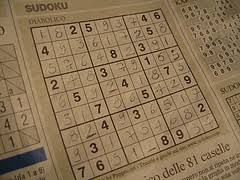
#> input picture Assignments/Unsupervised-Learning-Assignment/download.jfif, 240 x 180 px
$ jupyter execute 'Adaptive Thresholding.ipynb'
#> lines starting #> are read from the running program, lines starting #| are printed output that depends on the picture; after the words box and inside, x2 and y2 are one past the last pixel; in counts of white or black regions, pixels touching at a corner belong together
# Adaptive Thresholding

[cell 1]
# From scratch for 1D dataset

[cell 2]
dataset = [-1,27,31,2,59,3,61,34,0,12]
T0 = 3

[cell 3]
def adap_thres(dataset, ti, epsilon=0.01):
#> called with ti = 22.8, epsilon = 0.01
    if len(dataset)==0:
        return
    tf = 100000
    while abs(tf-ti)>epsilon:
        sl = []
        sh = []
        for i in dataset:
            if i > tf:
                sh.append(i)
            else:
                sl.append(i)
        if len(sl)==0:
            ul = 0
        else:
            ul = sum(sl)/len(sl)
        if len(sh)==0:
            uh = 0
        else:
            uh= sum(sh)/len(sh)
        ti = tf
        tf = (ul + uh)/2
        print(sh)
        print(sl)
        print(tf)
        print("*"*10)
    return tf

[cell 4]
adap_thres(dataset, 22.8)

[cell 5]
import cv2
import numpy as np
from matplotlib import pyplot as plt

[cell 6]
#! pip install opencv-python

# Test Image

[cell 7]
org_img = cv2.imread('download.jfif',0)
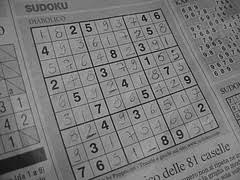
#> org_img: shape (180, 240); min 0, max 211, mean 120.6
print(type(org_img))
#| <class 'numpy.ndarray'>
plt.figure(figsize=(7,6))
plt.title("Original Image")
plt.imshow(org_img,'gray')

[cell 8]
org_img.shape
#> Out = (180, 240)

# Result after various thresholding schemes

[cell 9]
img = cv2.medianBlur(org_img,5) ## Remove noise using median Blur
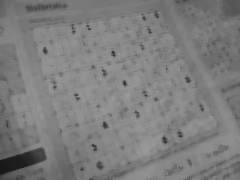
#> img: shape (180, 240); min 21, max 157, mean 125.2

## 2nd argument - threshold, 3rd Argument - Value assigned if pixel is greater than threshold
ret,th1 = cv2.threshold(img,127,255,cv2.THRESH_BINARY)
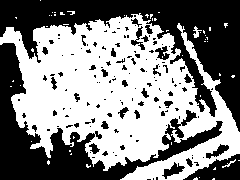
#> th1: shape (180, 240); 52.6% white; 143 black regions (115 under 20 px), largest, box (x1, y1, x2, y2) and area: (0, 0, 240, 132) 10280, (0, 43, 223, 180) 7339, (183, 154, 240, 180) 809

## threshold value is the mean of neighbourhood area
th2 = cv2.adaptiveThreshold(img,255,cv2.ADAPTIVE_THRESH_MEAN_C,cv2.THRESH_BINARY,9,2)
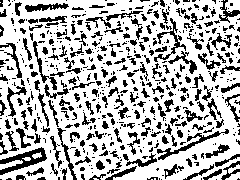
#> th2: shape (180, 240); 71.3% white; 580 black regions (383 under 20 px), largest, box (x1, y1, x2, y2) and area: (0, 147, 47, 175) 486, (157, 129, 229, 160) 349, (154, 18, 186, 62) 274

## threshold value is the weighted sum of neighbourhood values where weights are a gaussian window.
th3 = cv2.adaptiveThreshold(img,255,cv2.ADAPTIVE_THRESH_GAUSSIAN_C,cv2.THRESH_BINARY,9,2)
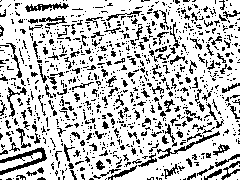
#> th3: shape (180, 240); 76.5% white; black in thin lines or dots

titles = ['After MedianFiltering','Global Thresholding (v = 127)',
            'Adaptive Mean Thresholding', 'Adaptive Gaussian Thresholding']

images = [img, th1, th2, th3]

plt.figure(figsize=(12,10))
for i in range(4):
    plt.subplot(2,2,i+1)
    plt.imshow(images[i],'gray')
    plt.title(titles[i])
    plt.xticks([]),plt.yticks([])

plt.tight_layout()
plt.show()

---
# Result after Otsu's thresholding

[cell 10]
ret2,th2 = cv2.threshold(img,0,255,cv2.THRESH_BINARY+cv2.THRESH_OTSU)
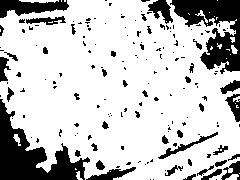
#> th2: shape (180, 240); 77.6% white; 167 black regions (124 under 20 px), largest, box (x1, y1, x2, y2) and area: (0, 99, 90, 180) 2912, (170, 0, 240, 74) 2546, (0, 0, 69, 18) 748
#> ret2 = 116

fig = plt.figure(figsize=(15,10))
plt.subplot(1,2,1)
plt.imshow(img,'gray')
plt.xticks([]),plt.yticks([])
plt.title("Image After Median Filtering")

plt.subplot(1,2,2)
plt.imshow(th2,'gray')
plt.xticks([]),plt.yticks([])
plt.title("Image after Otsu's Thresholding")
plt.show()

$ run again, with Assignments/Unsupervised-Learning-Assignment/fruits.jpg saved as Assignments/Unsupervised-Learning-Assignment/download.jfif
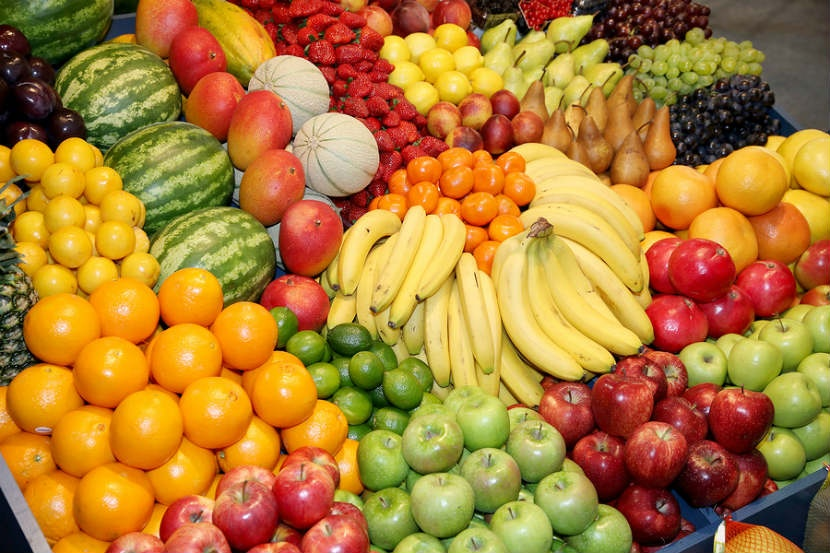
#> input picture Assignments/Unsupervised-Learning-Assignment/fruits.jpg, 830 x 553 px
#| <class 'numpy.ndarray'>
#> `ret,th1 = cv2.threshold(img,127,255,cv2.THRESH_BINARY)`:
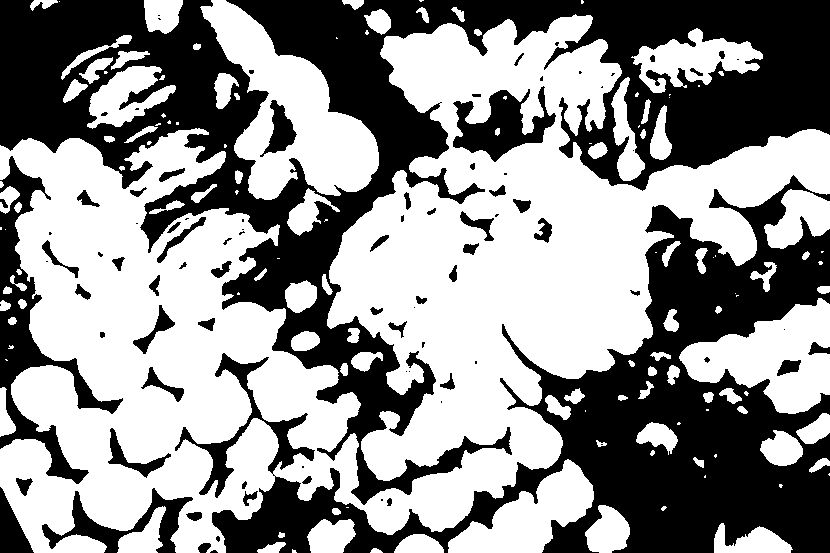
#> th1: shape (553, 830); 56.4% white; 91 black regions (35 under 20 px), largest, box (x1, y1, x2, y2) and area: (0, 0, 830, 505) 105890, (175, 175, 830, 553) 70857, (0, 156, 123, 484) 8365
#> th3: shape (553, 830); 72.6% white; 3565 black regions (3164 under 20 px), largest, box (x1, y1, x2, y2) and area: (0, 0, 572, 500) 34373, (212, 252, 526, 553) 13009, (452, 41, 830, 192) 9243
#> `ret2,th2 = cv2.threshold(img,0,255,cv2.THRESH_BINARY+cv2.THRESH_OTSU)`:
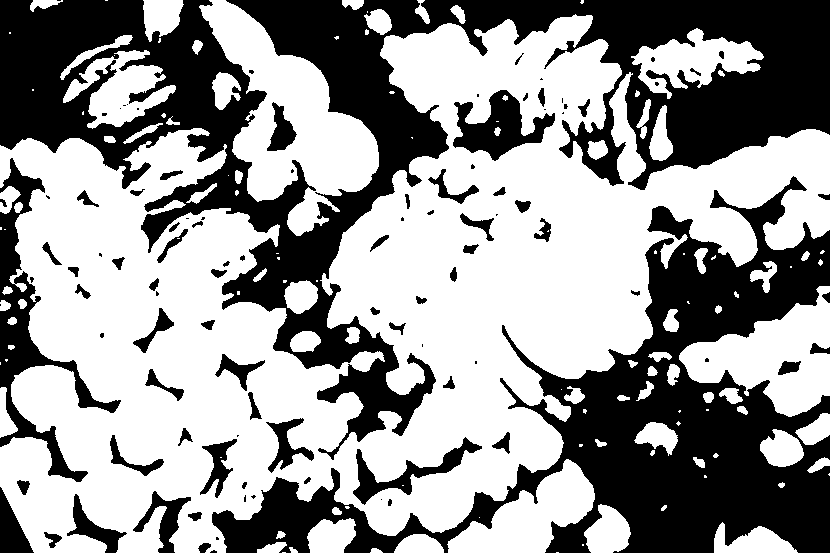
#> th2: shape (553, 830); 59% white; 102 black regions (36 under 20 px), largest, box (x1, y1, x2, y2) and area: (0, 0, 830, 460) 98181, (212, 176, 830, 553) 64663, (0, 158, 121, 482) 7465
#> ret2 = 122
